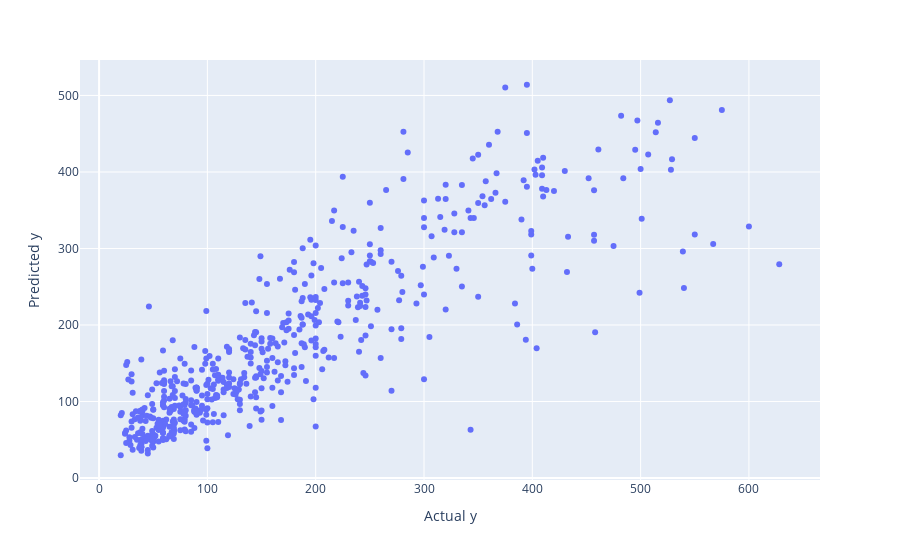

The notebook cell this image was saved under:
### Markdown cell above
We can use gradient boosting - a type of ensemble machine learning algorithms. Ensemble is a collection of decision trees. Every iteration, a decision tree is added to model to minimise the error. Models are fit using any arbitrary differentiable loss function and gradient descent optimization algorithm, and the goal is to minimise loss gradient. We will be using HistGradientBoostingRegressor from sklearn.

### Code cell
from sklearn.ensemble import HistGradientBoostingRegressor

reg = HistGradientBoostingRegressor(random_state=random_state)

reg.fit(X_train, y_train)

y_train_pred = reg.predict(X_train)
y_pred = reg.predict(X_test)

print(f"Train\nScore: {reg.score(X_train, y_train)}")
calculate_score(y_train, y_train_pred)

print(f"Test\nScore: {reg.score(X_test, y_test)}")
calculate_score(y_test, y_pred)

plot(y_test, y_pred)

### Figure 1 — Plotly figure (JSON) as saved in the notebook; plotly's stock layout.template omitted (floating-point values rounded to 4 significant figures; data arrays with more than 128 entries replaced by an {"elided": "..."} marker saying what was removed)
{"data": [{"hovertemplate": "Actual y=%{x}<br>Predicted y=%{y}<extra></extra>", "legendgroup": "", "marker": {"color": "#636efa", "symbol": "circle"}, "mode": "markers", "name": "", "orientation": "v", "showlegend": false, "type": "scatter", "x": {"elided": "555 int values"}, "xaxis": "x", "y": {"elided": "555 float values"}, "yaxis": "y"}], "layout": {"legend": {"tracegroupgap": 0}, "margin": {"t": 60}, "xaxis": {"anchor": "y", "domain": [0, 1], "title": {"text": "Actual y"}}, "yaxis": {"anchor": "x", "domain": [0, 1], "title": {"text": "Predicted y"}}}}
